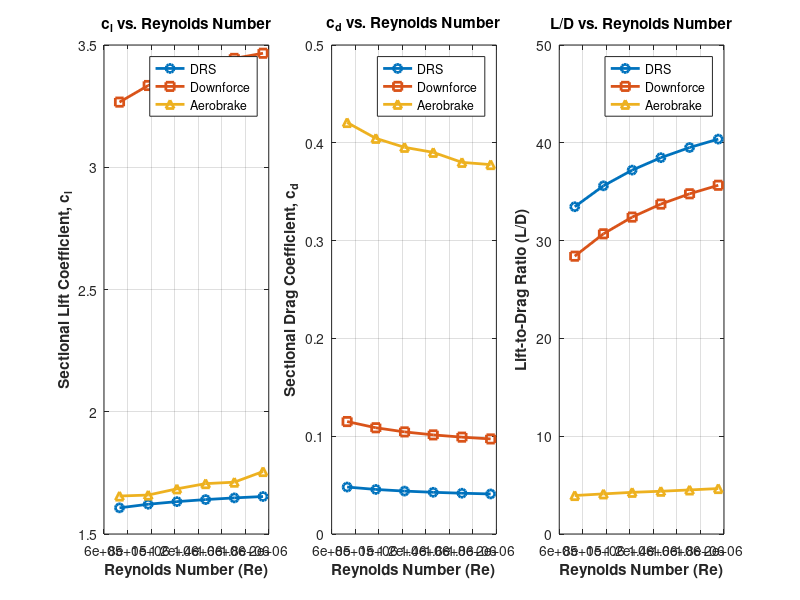

The MATLAB script that drew this image:
%% ==========================================================
% Reynolds_Number_Trends.m
%
% Calculates Reynolds number from velocity sweeps
% Plots Cl, Cd, and L/D vs Reynolds Number for three wing states
%% ==========================================================
clc;
clear;
close all;

%% ==========================================================
% 1. Constants
%% ==========================================================
rho = 1.125;      % Air density [kg/m^3]
mu  = 1.845e-5;   % Dynamic viscosity [Pa*s]
L   = 0.4;        % Reference length [m]

%% ==========================================================
% 2. Velocity & Reynolds Number Calculation
%% ==========================================================
V = [30, 40, 50, 60, 70, 80]; % Velocity [m/s]
Re = (rho .* V .* L) ./ mu;   % Calculate Reynolds Number

%% ==========================================================
% 3. Aerodynamic Data
%% ==========================================================
% DRS State
Cl_DRS = [1.607, 1.6217, 1.6324, 1.6408, 1.6477, 1.6533];
Cd_DRS = [0.048025, 0.045552, 0.043873, 0.042641, 0.041696, 0.040945];

% Downforce State
Cl_DF = [3.2664, 3.3344, 3.3831, 3.4185, 3.4452, 3.4663];
Cd_DF = [0.114984, 0.108629, 0.104402, 0.10134, 0.099036, 0.097209];

% Aerobrake State
Cl_AB = [1.6553, 1.6593, 1.6847, 1.706, 1.712, 1.7555];
Cd_AB = [0.42073, 0.40457, 0.39536, 0.39024, 0.38, 0.37771];

%% ==========================================================
% 4. Efficiency (L/D) Calculation
%% ==========================================================
LD_DRS = Cl_DRS ./ Cd_DRS;
LD_DF  = Cl_DF ./ Cd_DF;
LD_AB  = Cl_AB ./ Cd_AB;

%% ==========================================================
% 5. Plotting
%% ==========================================================
% Create a wider figure for three side-by-side plots
figure('Name', 'Aero Coefficients vs. Reynolds Number', 'Position', [100, 100, 1400, 450]);

% -----------------------------------------------------------
% Subplot 1: Cl vs Reynolds Number
% -----------------------------------------------------------
subplot(1,3,1);
plot(Re, Cl_DRS, '-o', 'LineWidth', 2, 'MarkerSize', 6, 'DisplayName', 'DRS');
hold on;
plot(Re, Cl_DF, '-s', 'LineWidth', 2, 'MarkerSize', 6, 'DisplayName', 'Downforce');
plot(Re, Cl_AB, '-^', 'LineWidth', 2, 'MarkerSize', 6, 'DisplayName', 'Aerobrake');
grid on;

xlabel('Reynolds Number (Re)', 'FontWeight', 'bold');
ylabel('Sectional Lift Coefficient, c_l', 'FontWeight', 'bold');
title('c_l vs. Reynolds Number', 'FontWeight', 'bold');
legend('Location', 'best');

% -----------------------------------------------------------
% Subplot 2: Cd vs Reynolds Number
% -----------------------------------------------------------
subplot(1,3,2);
plot(Re, Cd_DRS, '-o', 'LineWidth', 2, 'MarkerSize', 6, 'DisplayName', 'DRS');
hold on;
plot(Re, Cd_DF, '-s', 'LineWidth', 2, 'MarkerSize', 6, 'DisplayName', 'Downforce');
plot(Re, Cd_AB, '-^', 'LineWidth', 2, 'MarkerSize', 6, 'DisplayName', 'Aerobrake');
grid on;

xlabel('Reynolds Number (Re)', 'FontWeight', 'bold');
ylabel('Sectional Drag Coefficient, c_d', 'FontWeight', 'bold');
title('c_d vs. Reynolds Number', 'FontWeight', 'bold');
legend('Location', 'best');

% -----------------------------------------------------------
% Subplot 3: L/D vs Reynolds Number
% -----------------------------------------------------------
subplot(1,3,3);
plot(Re, LD_DRS, '-o', 'LineWidth', 2, 'MarkerSize', 6, 'DisplayName', 'DRS');
hold on;
plot(Re, LD_DF, '-s', 'LineWidth', 2, 'MarkerSize', 6, 'DisplayName', 'Downforce');
plot(Re, LD_AB, '-^', 'LineWidth', 2, 'MarkerSize', 6, 'DisplayName', 'Aerobrake');
grid on;

xlabel('Reynolds Number (Re)', 'FontWeight', 'bold');
ylabel('Lift-to-Drag Ratio (L/D)', 'FontWeight', 'bold');
title('L/D vs. Reynolds Number', 'FontWeight', 'bold');
legend('Location', 'best');
